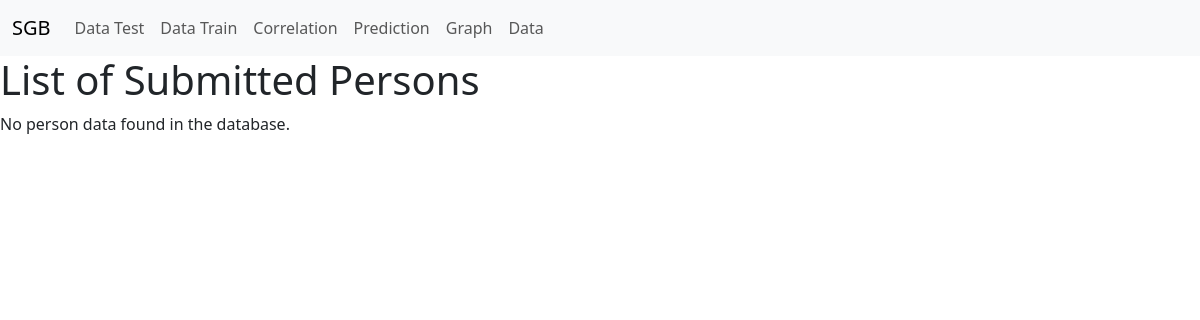
Before: /success/ with the older database file.
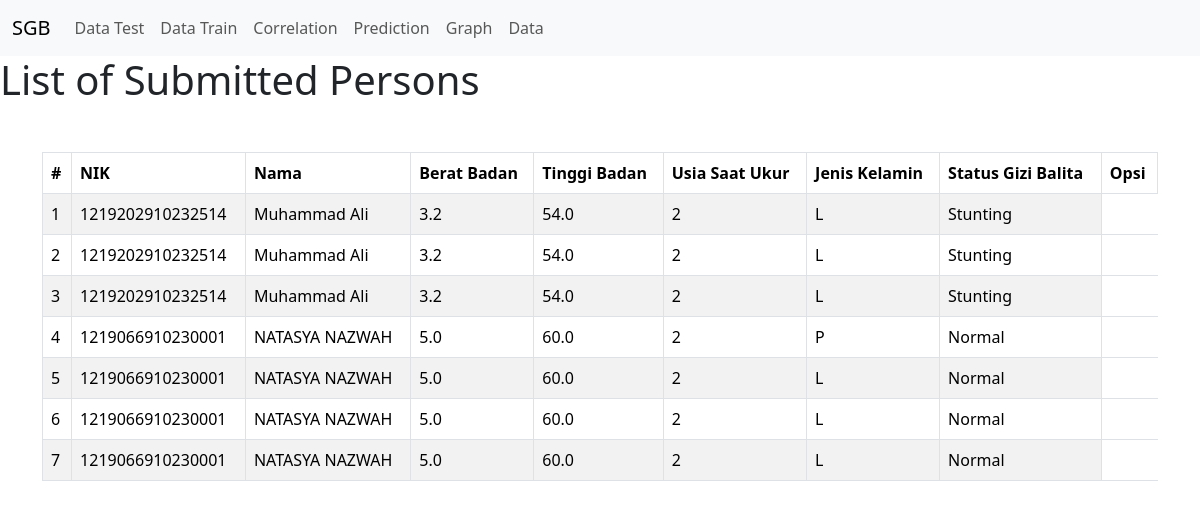
After: the same page with the newer database file.
### napp/models.py (models this page shows)
class Person(models.Model):
  NIK = models.CharField(max_length=16)
  Nama = models.CharField(max_length=50)
  Berat_Badan = models.FloatField()
  Tinggi_Badan = models.FloatField()
  Usia_Saat_UKur = models.IntegerField()
  Jenis_Kelamin = models.CharField(max_length=1)
  Status_Gizi_Balita = models.CharField(max_length=20)

### napp/views.py (the view)
# urls.py: path('success/', views.success_view, name='success'),
def success_view(request):
    people = Person.objects.all()
    return render(request, 'success.html', {'people': people})

### napp/templates/success.html
{% extends 'base.html' %}
{% block content %}
<h1>List of Submitted Persons</h1>
{% if people %}
    <main class="mt-5">
      <section class="container">
        <div class="table-responsive my-5">
          <table class="table table-striped table-bordered table-hover">
            <thead>
              <tr>
                <th>#</th>
                <th>NIK</th>
                <th>Nama</th>
                <th>Berat Badan</th>
                <th>Tinggi Badan</th>
                <th>Usia Saat Ukur</th>
                <th>Jenis Kelamin</th>
                <th>Status Gizi Balita</th>
                <th>Opsi</th>
              </tr>
            </thead>
            <tbody>
              {% for person in people %}
              <tr>
                  <td>{{ forloop.counter }}</td>
                  <td>{{ person.NIK }}</td>
                  <td>{{ person.Nama }}</td>
                  <td>{{ person.Berat_Badan }}</td>
                  <td>{{ person.Tinggi_Badan }}</td>
                  <td>{{ person.Usia_Saat_UKur }}</td>
                  <td>{{ person.Jenis_Kelamin }}</td>
                  <td>{{ person.Status_Gizi_Balita }}</td>
              </tr>
              {% endfor %}
            </tbody>
          </table>
        </div>
      </section>
    </main>
{% else %}
    <p>No person data found in the database.</p>
{% endif %}
{% endblock %}

Changed rows visible on the page:
added Person: NIK "1219202910232514", Nama "Muhammad Ali", Berat_Badan "3.2", Tinggi_Badan "54.0", Usia_Saat_UKur "2", Jenis_Kelamin "L", Status_Gizi_Balita "Stunting"
added Person: NIK "1219202910232514", Nama "Muhammad Ali", Berat_Badan "3.2", Tinggi_Badan "54.0", Usia_Saat_UKur "2", Jenis_Kelamin "L", Status_Gizi_Balita "Stunting"
added Person: NIK "1219202910232514", Nama "Muhammad Ali", Berat_Badan "3.2", Tinggi_Badan "54.0", Usia_Saat_UKur "2", Jenis_Kelamin "L", Status_Gizi_Balita "Stunting"
added Person: NIK "1219066910230001", Nama "NATASYA NAZWAH", Berat_Badan "5.0", Tinggi_Badan "60.0", Usia_Saat_UKur "2", Jenis_Kelamin "P", Status_Gizi_Balita "Normal"
added Person: NIK "1219066910230001", Nama "NATASYA NAZWAH", Berat_Badan "5.0", Tinggi_Badan "60.0", Usia_Saat_UKur "2", Jenis_Kelamin "L", Status_Gizi_Balita "Normal"
added Person: NIK "1219066910230001", Nama "NATASYA NAZWAH", Berat_Badan "5.0", Tinggi_Badan "60.0", Usia_Saat_UKur "2", Jenis_Kelamin "L", Status_Gizi_Balita "Normal"
added Person: NIK "1219066910230001", Nama "NATASYA NAZWAH", Berat_Badan "5.0", Tinggi_Badan "60.0", Usia_Saat_UKur "2", Jenis_Kelamin "L", Status_Gizi_Balita "Normal"
Other visible differences:
text no longer shown: "No person data found in the database."
text now shown: "# NIK Nama Berat Badan Tinggi Badan Usia Saat Ukur Jenis Kelamin Status Gizi Balita Opsi"
